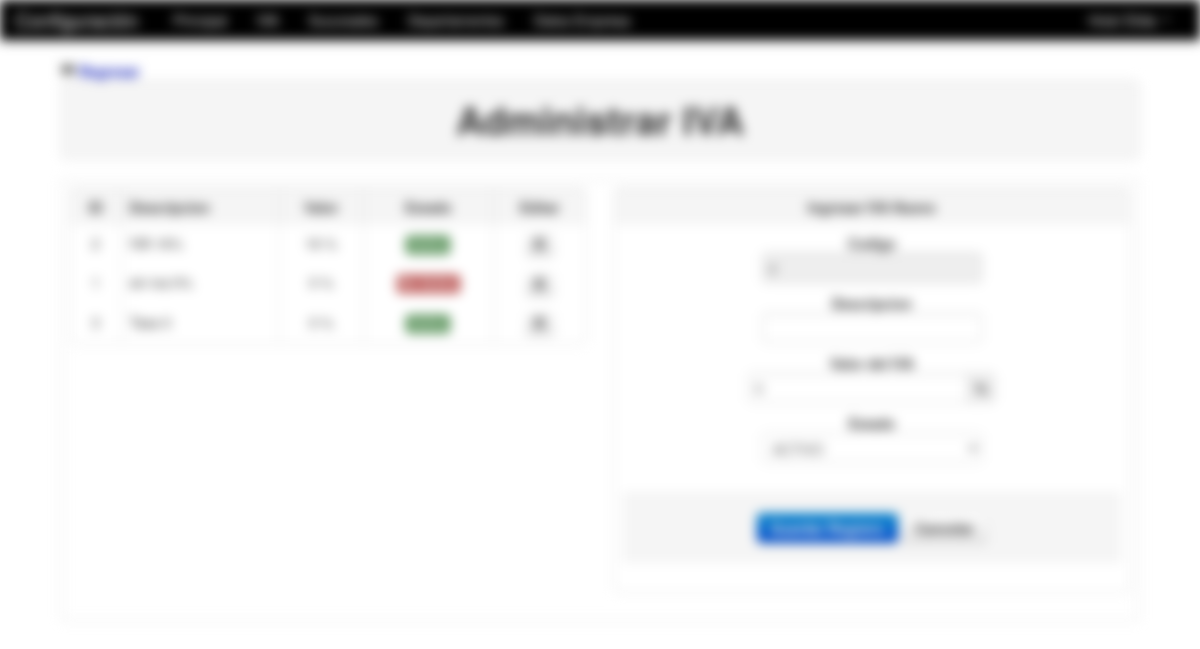
Page /Modulos/Datos/iva.php (signed in) on the committed database.
### tables this page shows
CREATE TABLE IF NOT EXISTS `iva` (
`idIva` int(11) NOT NULL,
  `nombreIva` varchar(255) NOT NULL,
  `valor` varchar(255) NOT NULL,
  `estado` varchar(255) NOT NULL
);

### Modulos/Datos/iva.php (the view, shortened to what this page needs)
<?php
	include_once "class/class.php";
	include_once "../funciones.php";
	if(!empty($_GET['id'])){
		$id_iva=limpiar($_GET['id']);
		$id_iva=substr($id_iva,10);
		$id_iva=decrypt($id_iva,'URLIVACODIGO');
		$oIVA=new Consultar_IVA($id_iva);
		if($oIVA->consultar("nombreIva")==NULL){
			header('Location: iva.php');
		}else{
			$titulo="Actualizar IVA";
			$boton="Actualizar Registro";
			$nombre_iva=$oIVA->consultar("nombreIva");
			$valor_iva=$oIVA->consultar("valor");
			$estado_iva=$oIVA->consultar("estado");
		}
	}else{
		$pame=mysql_query("SELECT MAX(idIva)as maximo FROM iva");
		if($row=mysql_fetch_array($pame)){
			if($row['maximo']==NULL){
				$id_iva=1;
			}else{
				$id_iva=$row['maximo']+1;
			}
		}
		$titulo="Ingresar IVA Nuevo";
		$boton="Guardar Registro";
		$nombre_iva='';
		$estado_iva='';
	}
?>
<!DOCTYPE html>
<html lang="es">
  <head>
    <link href="../../css/bootstrap.css" rel="stylesheet">
    <link href="../../css/bootstrap-responsive.css" rel="stylesheet">
  </head>
  <body>
    <?php include_once "../../menu/m_datos.php"; ?>
	<div align="center">
    	<table width="90%">
          <tr>
            <td>
            	<a href="index.php"><strong><i class="icon-fast-backward"></i> Regresar</strong></a>
            	<table class="table table-bordered">
                  <tr class="well">
                    <td><h1 align="center">Administrar IVA</h1></td>
                  </tr>
                </table>
                <table class="table table-bordered">
                	<tr>
                    	<td>
                        	<div class="row-fluid">
                            	<div class="span6">
                                	<table class="table table-bordered table table-hover">
                                      <tr class="well">
                                        <td><strong><center>ID</center></strong></td>
                                        <td><strong>Descripcion</strong></td>
                                        <td><strong><center>Valor</center></strong></td>
                                        <td><strong><center>Estado</center></strong></td>
                                        <td><strong><center>Editar</center></strong></td>
                                      </tr>
                                      <?php
									  	$pame=mysql_query("SELECT * FROM iva ORDER BY nombreIva");
										while($row=mysql_fetch_array($pame)){
											$url=cadenas().encrypt($row['idIva'],'URLIVACODIGO');
									  ?>
                                      <tr>
                                        <td><center><?php echo $row['idIva']; ?></center></td>
                                        <td><?php echo $row['nombreIva']; ?></td>
                                        <td><center><?php echo $row['valor'].' %'; ?></center></td>
                                        <td><center><?php echo estado($row['estado']); ?></center></td>
                                        <td>
                                        	<center>
                                                <a href="iva.php?id=<?php echo $url; ?>" class="btn btn-mini">
                                                    <i class="icon-edit"></i>
                                                </a>
                                            </center>
                                        </td>
                                      </tr>
                                      <?php } ?>
                                    </table>
                                </div>
                            	<div class="span6">
                                	<table class="table table-bordered">
                                      <tr class="well">
                                      	<td><center><strong><?php echo $titulo; ?></strong></center></td>
                                      </tr>
                                      <tr>
                                      	<td>
                                        	<div align="center">
                                       	  	<form name="form1" method="post" action="">
                                            	<strong>Codigo</strong><br>
                                                <input type="text" name="idIva" value="<?php echo $id_iva; ?>" readonly autocomplete="off"><br>
                                                <strong>Descripcion</strong><br>
                                                <input type="text" name="nombreIva" value="<?php echo $nombre_iva; ?>" required autocomplete="off"><br>
                                                <strong>Valor del IVA</strong><br>
                                                <div class="input-append">
                                                    <input name="valor" value="0" type="number" min="0" max="100">
                                                    <span class="add-on"><strong>%</strong></span>
                                                </div><br>
                                                <strong>Estado</strong><br>
                                                <select name="estado">
                                                	<option value="s" <?php if($estado_iva=='s'){ echo 'selected'; } ?>>ACTIVO</option>
                                                </select><br>
                                                <div class="form-actions">
                                                  <button type="submit" class="btn btn-primary"><strong><?php echo $boton; ?></strong></button>
                                                  <a href="iva.php" class="btn"><strong>Cancelar</strong></a>
                                                </div>
                                   	    	</form>
                                            </div>
                                        </td>
                                      </tr>
                                    </table>
                                </div>
                            </div>
                        </td>
                    </tr>
                </table>
            </td>
          </tr>
        </table>
    </div>
  </body>
</html>

### Modulos/funciones.php (shortened to what this page needs)
<?php
	function encrypt($string, $key) {
		$result = ''; $key=$key.'2013';
	   	for($i=0; $i<strlen($string); $i++) {
			  $char = substr($string, $i, 1);
			  $keychar = substr($key, ($i % strlen($key))-1, 1);
			  $char = chr(ord($char)+ord($keychar));
			  $result.=$char;
	   	}
	   	return base64_encode($result);
	}
	function cadenas(){
		return 'YABCDFGJAH';
	}
	function estado($estado){
		if($estado=='s'){
			return '<span class="label label-success">Activo</span>';
		}else{
			return '<span class="label label-important">No Activo</span>';
		}
	}
?>

### Modulos/Datos/iva.php (style rules this page uses)
body { padding-top: 60px; padding-bottom: 40px; }

### rows in the picture
iva: nombreIva "IVA 16%", valor "16", estado "Activo"
iva: nombreIva "sin iva 0%", valor "0", estado "No Activo"
iva: nombreIva "Tasa 0", valor "0", estado "Activo"

### other values in the picture
$_SESSION['user_name'] "Elida"
$titulo "Ingresar IVA Nuevo"
$boton "Guardar Registro"
